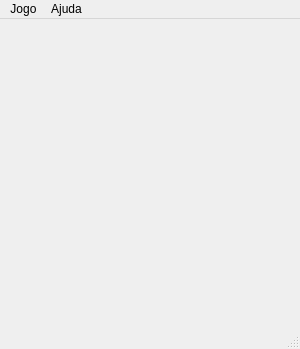
<?xml version="1.0" encoding="UTF-8"?>
<ui version="4.0">
 <class>Achi</class>
 <widget class="QMainWindow" name="Achi">
  <property name="geometry">
   <rect>
    <x>0</x>
    <y>0</y>
    <width>300</width>
    <height>349</height>
   </rect>
  </property>
  <property name="windowTitle">
   <string>Achi</string>
  </property>
  <widget class="QWidget" name="centralwidget">
   <property name="minimumSize">
    <size>
     <width>300</width>
     <height>300</height>
    </size>
   </property>
   <property name="maximumSize">
    <size>
     <width>300</width>
     <height>300</height>
    </size>
   </property>
   <property name="styleSheet">
    <string notr="true">#centralwidget { background: url(':/grid'); }</string>
   </property>
   <layout class="QGridLayout" name="gridLayout">
    <property name="leftMargin">
     <number>0</number>
    </property>
    <property name="topMargin">
     <number>0</number>
    </property>
    <property name="rightMargin">
     <number>0</number>
    </property>
    <property name="bottomMargin">
     <number>0</number>
    </property>
    <property name="spacing">
     <number>0</number>
    </property>
    <item row="4" column="7">
     <widget class="Hole" name="hole22">
      <property name="minimumSize">
       <size>
        <width>100</width>
        <height>100</height>
       </size>
      </property>
      <property name="maximumSize">
       <size>
        <width>100</width>
        <height>100</height>
       </size>
      </property>
      <property name="styleSheet">
       <string notr="true">QPushButton {
    border: none;
    outline: none;
}</string>
      </property>
      <property name="text">
       <string/>
      </property>
      <property name="iconSize">
       <size>
        <width>50</width>
        <height>50</height>
       </size>
      </property>
      <property name="flat">
       <bool>true</bool>
      </property>
      <property name="row" stdset="0">
       <number>2</number>
      </property>
      <property name="col" stdset="0">
       <number>2</number>
      </property>
     </widget>
    </item>
    <item row="0" column="6">
     <widget class="Hole" name="hole01">
      <property name="minimumSize">
       <size>
        <width>100</width>
        <height>100</height>
       </size>
      </property>
      <property name="maximumSize">
       <size>
        <width>100</width>
        <height>100</height>
       </size>
      </property>
      <property name="styleSheet">
       <string notr="true">QPushButton {
    border: none;
    outline: none;
}</string>
      </property>
      <property name="text">
       <string/>
      </property>
      <property name="iconSize">
       <size>
        <width>50</width>
        <height>50</height>
       </size>
      </property>
      <property name="flat">
       <bool>true</bool>
      </property>
      <property name="row" stdset="0">
       <number>0</number>
      </property>
      <property name="col" stdset="0">
       <number>1</number>
      </property>
     </widget>
    </item>
    <item row="0" column="7">
     <widget class="Hole" name="hole02">
      <property name="minimumSize">
       <size>
        <width>100</width>
        <height>100</height>
       </size>
      </property>
      <property name="maximumSize">
       <size>
        <width>100</width>
        <height>100</height>
       </size>
      </property>
      <property name="styleSheet">
       <string notr="true">QPushButton {
    border: none;
    outline: none;
}</string>
      </property>
      <property name="text">
       <string/>
      </property>
      <property name="iconSize">
       <size>
        <width>50</width>
        <height>50</height>
       </size>
      </property>
      <property name="flat">
       <bool>true</bool>
      </property>
      <property name="row" stdset="0">
       <number>0</number>
      </property>
      <property name="col" stdset="0">
       <number>2</number>
      </property>
     </widget>
    </item>
    <item row="2" column="0">
     <widget class="Hole" name="hole10">
      <property name="minimumSize">
       <size>
        <width>100</width>
        <height>100</height>
       </size>
      </property>
      <property name="maximumSize">
       <size>
        <width>100</width>
        <height>100</height>
       </size>
      </property>
      <property name="styleSheet">
       <string notr="true">QPushButton {
    border: none;
    outline: none;
}</string>
      </property>
      <property name="text">
       <string/>
      </property>
      <property name="iconSize">
       <size>
        <width>50</width>
        <height>50</height>
       </size>
      </property>
      <property name="flat">
       <bool>true</bool>
      </property>
      <property name="row" stdset="0">
       <number>1</number>
      </property>
      <property name="col" stdset="0">
       <number>0</number>
      </property>
     </widget>
    </item>
    <item row="2" column="7">
     <widget class="Hole" name="hole12">
      <property name="minimumSize">
       <size>
        <width>100</width>
        <height>100</height>
       </size>
      </property>
      <property name="maximumSize">
       <size>
        <width>100</width>
        <height>100</height>
       </size>
      </property>
      <property name="styleSheet">
       <string notr="true">QPushButton {
    border: none;
    outline: none;
}</string>
      </property>
      <property name="text">
       <string/>
      </property>
      <property name="iconSize">
       <size>
        <width>50</width>
        <height>50</height>
       </size>
      </property>
      <property name="flat">
       <bool>true</bool>
      </property>
      <property name="row" stdset="0">
       <number>1</number>
      </property>
      <property name="col" stdset="0">
       <number>2</number>
      </property>
     </widget>
    </item>
    <item row="0" column="0">
     <widget class="Hole" name="hole00">
      <property name="minimumSize">
       <size>
        <width>100</width>
        <height>100</height>
       </size>
      </property>
      <property name="maximumSize">
       <size>
        <width>100</width>
        <height>100</height>
       </size>
      </property>
      <property name="styleSheet">
       <string notr="true">QPushButton {
    border: none;
    outline: none;
}</string>
      </property>
      <property name="text">
       <string/>
      </property>
      <property name="iconSize">
       <size>
        <width>50</width>
        <height>50</height>
       </size>
      </property>
      <property name="flat">
       <bool>true</bool>
      </property>
      <property name="row" stdset="0">
       <number>0</number>
      </property>
      <property name="col" stdset="0">
       <number>0</number>
      </property>
     </widget>
    </item>
    <item row="2" column="6">
     <widget class="Hole" name="hole11">
      <property name="minimumSize">
       <size>
        <width>100</width>
        <height>100</height>
       </size>
      </property>
      <property name="maximumSize">
       <size>
        <width>100</width>
        <height>100</height>
       </size>
      </property>
      <property name="styleSheet">
       <string notr="true">QPushButton {
    border: none;
    outline: none;
}</string>
      </property>
      <property name="text">
       <string/>
      </property>
      <property name="iconSize">
       <size>
        <width>50</width>
        <height>50</height>
       </size>
      </property>
      <property name="flat">
       <bool>true</bool>
      </property>
      <property name="row" stdset="0">
       <number>1</number>
      </property>
      <property name="col" stdset="0">
       <number>1</number>
      </property>
     </widget>
    </item>
    <item row="4" column="0">
     <widget class="Hole" name="hole20">
      <property name="minimumSize">
       <size>
        <width>100</width>
        <height>100</height>
       </size>
      </property>
      <property name="maximumSize">
       <size>
        <width>100</width>
        <height>100</height>
       </size>
      </property>
      <property name="styleSheet">
       <string notr="true">QPushButton {
    border: none;
    outline: none;
}</string>
      </property>
      <property name="text">
       <string/>
      </property>
      <property name="iconSize">
       <size>
        <width>50</width>
        <height>50</height>
       </size>
      </property>
      <property name="flat">
       <bool>true</bool>
      </property>
      <property name="row" stdset="0">
       <number>2</number>
      </property>
      <property name="col" stdset="0">
       <number>0</number>
      </property>
     </widget>
    </item>
    <item row="4" column="6">
     <widget class="Hole" name="hole21">
      <property name="minimumSize">
       <size>
        <width>100</width>
        <height>100</height>
       </size>
      </property>
      <property name="maximumSize">
       <size>
        <width>100</width>
        <height>100</height>
       </size>
      </property>
      <property name="styleSheet">
       <string notr="true">QPushButton {
    border: none;
    outline: none;
}</string>
      </property>
      <property name="text">
       <string/>
      </property>
      <property name="iconSize">
       <size>
        <width>50</width>
        <height>50</height>
       </size>
      </property>
      <property name="flat">
       <bool>true</bool>
      </property>
      <property name="row" stdset="0">
       <number>2</number>
      </property>
      <property name="col" stdset="0">
       <number>1</number>
      </property>
     </widget>
    </item>
   </layout>
  </widget>
  <widget class="QMenuBar" name="menubar">
   <property name="geometry">
    <rect>
     <x>0</x>
     <y>0</y>
     <width>300</width>
     <height>22</height>
    </rect>
   </property>
   <widget class="QMenu" name="menuJogo">
    <property name="title">
     <string>Jogo</string>
    </property>
    <addaction name="actionNew"/>
    <addaction name="actionQuit"/>
   </widget>
   <widget class="QMenu" name="menuAjuda">
    <property name="title">
     <string>Ajuda</string>
    </property>
    <addaction name="actionAbout"/>
   </widget>
   <addaction name="menuJogo"/>
   <addaction name="menuAjuda"/>
  </widget>
  <widget class="QStatusBar" name="statusbar"/>
  <action name="actionNew">
   <property name="text">
    <string>Novo</string>
   </property>
  </action>
  <action name="actionQuit">
   <property name="text">
    <string>Sair</string>
   </property>
  </action>
  <action name="actionAbout">
   <property name="text">
    <string>Sobre</string>
   </property>
  </action>
 </widget>
 <customwidgets>
  <customwidget>
   <class>Hole</class>
   <extends>QPushButton</extends>
   <header location="global">Hole.h</header>
  </customwidget>
 </customwidgets>
 <resources/>
 <connections/>
</ui>
